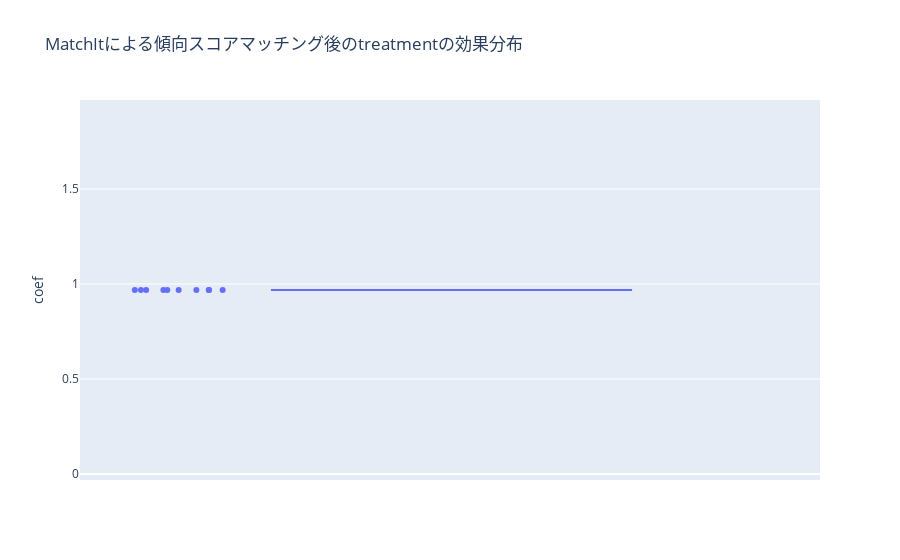

Source (notebook cell):
### Code cell
fig = px.violin(pd.DataFrame({'coef': coefs}), y='coef', box=True, points='all',
                title='MatchItによる傾向スコアマッチング後のtreatmentの効果分布')
fig.show()

### Figure 1 — Plotly figure (JSON) as saved in the notebook; plotly's stock layout.template omitted (floating-point values rounded to 4 significant figures)
{"data": [{"alignmentgroup": "True", "box": {"visible": true}, "hovertemplate": "coef=%{y}<extra></extra>", "legendgroup": "", "marker": {"color": "#636efa"}, "name": "", "offsetgroup": "", "orientation": "v", "points": "all", "scalegroup": "True", "showlegend": false, "type": "violin", "x0": " ", "xaxis": "x", "y": [0.9683, 0.9683, 0.9683, 0.9683, 0.9683, 0.9683, 0.9683, 0.9683, 0.9683, 0.9683], "y0": " ", "yaxis": "y"}], "layout": {"legend": {"tracegroupgap": 0}, "title": {"text": "MatchItによる傾向スコアマッチング後のtreatmentの効果分布"}, "violinmode": "group", "xaxis": {"anchor": "y", "domain": [0, 1]}, "yaxis": {"anchor": "x", "domain": [0, 1], "title": {"text": "coef"}}}}
